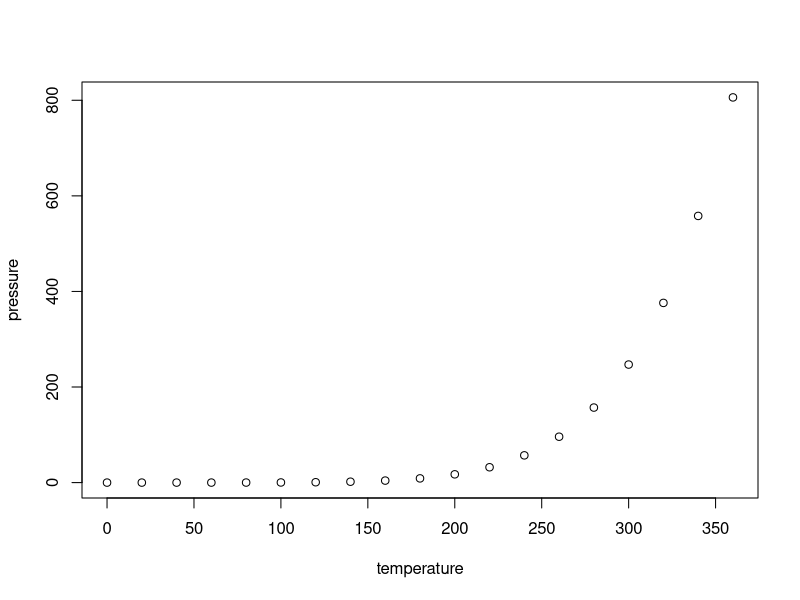
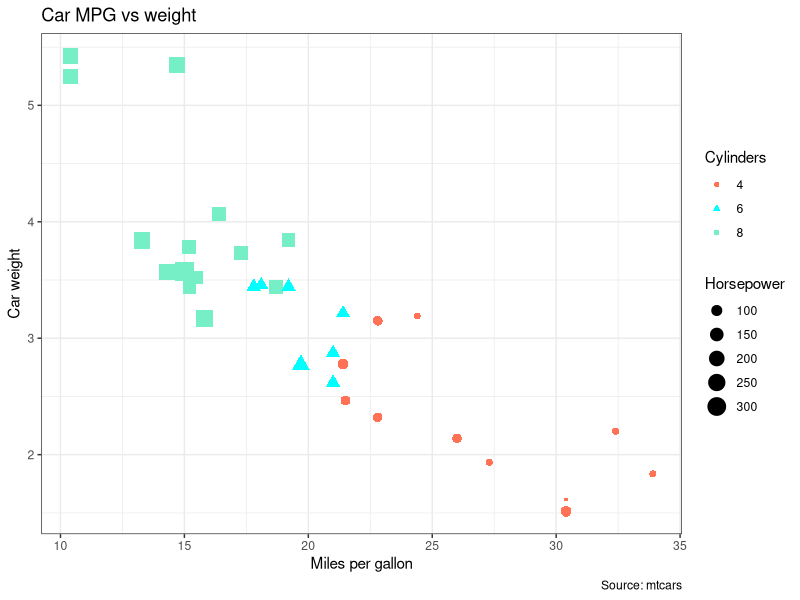

Source code (R) for these figures, in order:
## ---- chunk 1
knitr::opts_chunk$set(echo = TRUE)

## ---- chunk 2
summary(cars)
## ---- chunk 3
plot(pressure)
## ---- chunk 4
library(tidyverse)
ggplot(mtcars)+ 
       geom_point(aes(x = mpg, y = wt, 
                      color = factor(cyl),
                      shape = factor(cyl),
                      size = hp))+ 
                      #label = rownames(mtcars), check_overlap = TRUE) +
  theme_bw() +
  scale_color_manual(values = c("coral1", "cyan1", "aquamarine2") ) +
  labs(title = "Car MPG vs weight", 
       x = 'Miles per gallon',
       y = 'Car weight',
       shape="Cylinders", size="Horsepower", color = "Cylinders",
       caption = "Source: mtcars")

